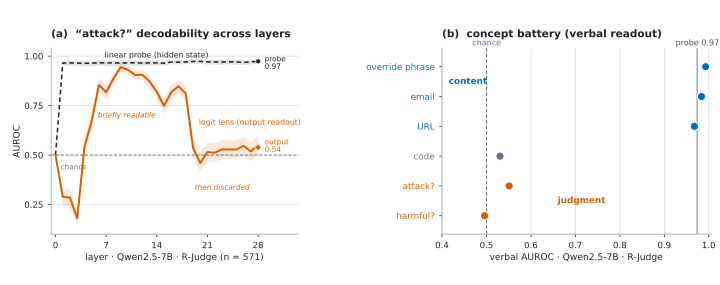

The Python source for this figure:
# Fig 2 — the know–say gap, quantitatively.
# (a) per-layer decodability of the injection judgment (Qwen2.5-7B, R-Judge)
# (b) concept battery: verbal AUROC, 6 concepts x 3 hosts
# All numbers verified against outputs/vgap_mech/ (结果表汇总_20260901.md 表1/表2).
import matplotlib
matplotlib.use("Agg")
import matplotlib.pyplot as plt
from matplotlib.lines import Line2D
import numpy as np

C_CONTENT = "#0072B2"
C_META    = "#D55E00"
C_MID     = "#6B7280"
INK       = "#1F2328"
MUT       = "#6B7280"
GRID      = "#D7D9DC"

plt.rcParams.update({
    "font.family": "DejaVu Sans",
    "font.size": 8,
    "text.color": INK,
    "axes.edgecolor": "#B7BABE",
    "axes.labelcolor": INK,
    "xtick.color": INK, "ytick.color": INK,
    "svg.fonttype": "none",
    "pdf.fonttype": 42,
})

# ---------------- real data: S1_logitlens_rjudge_qwen7b.json ----------------
LENS    = [0.5, 0.2893, 0.285, 0.181, 0.5417, 0.6719, 0.8546, 0.818, 0.8861,
           0.9443, 0.9313, 0.9048, 0.9063, 0.8722, 0.8188, 0.7486, 0.8183,
           0.8479, 0.8113, 0.5382, 0.4592, 0.5154, 0.5117, 0.5289, 0.5282,
           0.5285, 0.5466, 0.518, 0.5522]
LENS_LO = [0.5, 0.2448, 0.241, 0.1455, 0.4956, 0.6253, 0.822, 0.7823, 0.8565,
           0.925, 0.9115, 0.8813, 0.8801, 0.8419, 0.7837, 0.7078, 0.7804,
           0.8135, 0.7713, 0.4885, 0.4157, 0.4691, 0.4641, 0.4811, 0.4808,
           0.4802, 0.4982, 0.4703, 0.5049]
LENS_HI = [0.5, 0.3341, 0.3259, 0.2168, 0.591, 0.7141, 0.8859, 0.8542, 0.9122,
           0.9623, 0.9518, 0.9255, 0.9301, 0.9005, 0.8515, 0.7872, 0.8526,
           0.878, 0.848, 0.5856, 0.5088, 0.5646, 0.5591, 0.5766, 0.575,
           0.5747, 0.5922, 0.5657, 0.5997]
PROBE    = [0.5, 0.9652, 0.9662, 0.9649, 0.9639, 0.9647, 0.9668, 0.9656,
            0.9664, 0.9651, 0.9669, 0.9667, 0.9651, 0.9662, 0.966, 0.9647,
            0.9705, 0.9697, 0.9711, 0.9732, 0.9739, 0.9713, 0.9708, 0.9704,
            0.9717, 0.9707, 0.9683, 0.9716, 0.9739]
PROBE_LO = [0.5, 0.9511, 0.9518, 0.9501, 0.9494, 0.9493, 0.9516, 0.9498,
            0.9505, 0.9494, 0.953, 0.9532, 0.9498, 0.9535, 0.9528, 0.9506,
            0.9582, 0.9575, 0.9593, 0.9607, 0.9615, 0.9574, 0.9568, 0.957,
            0.9582, 0.9573, 0.9533, 0.959, 0.9612]
PROBE_HI = [0.5, 0.9778, 0.9784, 0.9778, 0.9764, 0.9774, 0.9795, 0.9788,
            0.9797, 0.9785, 0.9797, 0.9789, 0.9785, 0.9785, 0.9788, 0.9778,
            0.9817, 0.9812, 0.9822, 0.983, 0.984, 0.9826, 0.9824, 0.9815,
            0.9826, 0.9819, 0.98, 0.9818, 0.9831]
PROBE_LAST = 0.9739
STEP0      = 0.5388     # true final-logit ("output") readout, Step0

# ---------------- real data: E1_verbal_* (verbal AUROC [pt, lo, hi]) --------
VERBAL = {
    "override": dict(Q=[0.9929, 0.9851, 0.9983], L=[0.9958, 0.9903, 1.0],
                     G=[0.8900, 0.8600, 0.9189], kind="content"),
    "email":    dict(Q=[0.9836, 0.9741, 0.9919], L=[0.9705, 0.9549, 0.9846],
                     G=[0.9402, 0.9175, 0.9595], kind="content"),
    "url":      dict(Q=[0.9676, 0.9501, 0.9820], L=[0.9227, 0.8962, 0.9462],
                     G=[0.9204, 0.8838, 0.9526], kind="content"),
    "code":     dict(Q=[0.5303, 0.4917, 0.5668], L=[0.6053, 0.5622, 0.6452],
                     G=[0.6537, 0.6232, 0.6852], kind="mid"),
    "injection":dict(Q=[0.5509, 0.5135, 0.5866], L=[0.5609, 0.5153, 0.6045],
                     G=[0.5378, 0.4915, 0.5836], kind="meta"),
    "harmful":  dict(Q=[0.4957, 0.4488, 0.5398], L=[0.4967, 0.4528, 0.5401],
                     G=[0.5083, 0.4622, 0.5559], kind="meta"),
}
PROBE_BAND = (0.9618, 0.9759)   # probe_last across the 3 hosts
HOST_MARK = {"Q": "o", "L": "s", "G": "^"}
HOST_NAME = {"Q": "Qwen2.5-7B", "L": "Llama-3-8B", "G": "Gemma-3-4B"}
KIND_COLOR = {"content": C_CONTENT, "mid": C_MID, "meta": C_META}

# ================= figure =================
fig = plt.figure(figsize=(7.2, 2.85))
axA = fig.add_axes([0.070, 0.175, 0.345, 0.655])
axB = fig.add_axes([0.615, 0.175, 0.375, 0.655])

# ------------------------------------------------ (a) per-layer decodability
L = np.arange(29)
axA.set_title("(a)  “attack?” decodability across layers", fontsize=7.6,
              fontweight="bold", color=INK, loc="left", pad=8)
axA.axhline(0.5, color=MUT, lw=0.7, ls=(0, (3, 2)), zorder=1)
axA.fill_between(L, PROBE_LO, PROBE_HI, color=INK, alpha=0.13, lw=0, zorder=2)
axA.plot(L, PROBE, ls=(0, (3, 2)), lw=1.1, color=INK, zorder=3)
axA.fill_between(L, LENS_LO, LENS_HI, color=C_META, alpha=0.15, lw=0, zorder=2)
axA.plot(L, LENS, lw=1.4, color=C_META, zorder=4)
axA.plot(28, PROBE_LAST, "o", ms=3.6, mfc=INK, mec="white", mew=0.5, zorder=5)
axA.plot(28, STEP0, "D", ms=3.4, mfc=C_META, mec="white", mew=0.5, zorder=5)
axA.text(28.9, 0.965, "probe\n0.97", fontsize=5.3, color=INK, ha="left",
         va="center", linespacing=1.15)
axA.text(28.9, 0.545, "output\n0.54", fontsize=5.3, color=C_META, ha="left",
         va="center", linespacing=1.15)

axA.text(14.0, 1.005, "linear probe (hidden state)", fontsize=5.6, color=INK,
         ha="center", va="center")
axA.text(19.8, 0.665, "logit lens (output readout)", fontsize=5.6,
         color=C_META, ha="left", va="center")
axA.text(9.8, 0.70, "briefly readable", fontsize=5.3, color=C_META,
         ha="center", va="center", style="italic")
axA.text(23.0, 0.335, "then discarded", fontsize=5.3, color=C_META,
         ha="center", va="center", style="italic")
axA.text(0.7, 0.455, "chance", fontsize=5.3, color=MUT, ha="left", va="top")

axA.set_xlim(-0.6, 33.6)
axA.set_ylim(0.10, 1.04)
axA.set_xticks([0, 7, 14, 21, 28])
axA.set_yticks([0.25, 0.50, 0.75, 1.00])
axA.set_xticklabels(["0", "7", "14", "21", "28"], fontsize=6.2)
axA.set_yticklabels(["0.25", "0.50", "0.75", "1.00"], fontsize=6.2)
axA.set_xlabel("layer · Qwen2.5-7B · R-Judge (n = 571)", fontsize=6.6,
               labelpad=2)
axA.set_ylabel("AUROC", fontsize=6.6, labelpad=2)
axA.tick_params(length=2, width=0.6)
for s in ("top", "right"): axA.spines[s].set_visible(False)
axA.grid(axis="y", color=GRID, lw=0.5, zorder=0)
axA.set_axisbelow(True)

# ------------------------------------------------ (b) concept battery
order = ["override", "email", "url", "code", "injection", "harmful"]
ylab = {"override": "override phrase", "email": "email",
        "url": "URL", "code": "code",
        "injection": "attack?", "harmful": "harmful?"}
ypos = {c: len(order) - 1 - i for i, c in enumerate(order)}
JIT = {"Q": 0.17, "L": 0.0, "G": -0.17}

axB.set_title("(b)  concept battery (verbal readout)", fontsize=7.6,
              fontweight="bold", color=INK, loc="left", pad=8)
axB.axvline(PROBE_LAST, color="#9AA0A6", lw=1.0, zorder=1)
axB.text(PROBE_LAST, 5.66, "probe 0.97", fontsize=5.8, color="#4B5157",
         ha="center", va="bottom")
axB.axvline(0.5, color=MUT, lw=0.8, ls=(0, (3, 2)), zorder=1)
axB.text(0.5, 5.66, "chance", fontsize=5.8, color=MUT, ha="center",
         va="bottom")

for c in order:
    d = VERBAL[c]
    col = KIND_COLOR[d["kind"]]
    axB.plot(d["Q"][0], ypos[c], "o", ms=6.0, mfc=col, mec="white", mew=0.8,
             zorder=4)

axB.set_xlim(0.4, 1.005)
axB.set_ylim(-0.62, 5.62)
axB.set_yticks([ypos[c] for c in order])
axB.set_yticklabels([ylab[c] for c in order], fontsize=6.3)
for tl, c in zip(axB.get_yticklabels(), order):
    tl.set_color(KIND_COLOR[VERBAL[c]["kind"]])
axB.set_xticks([0.4, 0.5, 0.6, 0.7, 0.8, 0.9, 1.0])
axB.set_xticklabels(["0.4", "0.5", "0.6", "0.7", "0.8", "0.9", "1.0"],
                    fontsize=6.2)
axB.set_xlabel("verbal AUROC · Qwen2.5-7B · R-Judge", fontsize=6.6,
               labelpad=2)
axB.tick_params(length=2, width=0.6)
for s in ("top", "right"): axB.spines[s].set_visible(False)
axB.grid(axis="x", color=GRID, lw=0.5, zorder=0)
axB.set_axisbelow(True)

axB.text(0.415, ypos["email"] + 0.5, "content", fontsize=6.4, color=C_CONTENT,
         ha="left", va="center", fontweight="bold")
axB.text(0.660, ypos["injection"] - 0.5, "judgment", fontsize=6.4,
         color=C_META, ha="left", va="center", fontweight="bold")

for ext in ("pdf", "svg", "png"):
    fig.savefig(f"figures/fig2_mech.{ext}", dpi=300, facecolor="white")
print("done")
